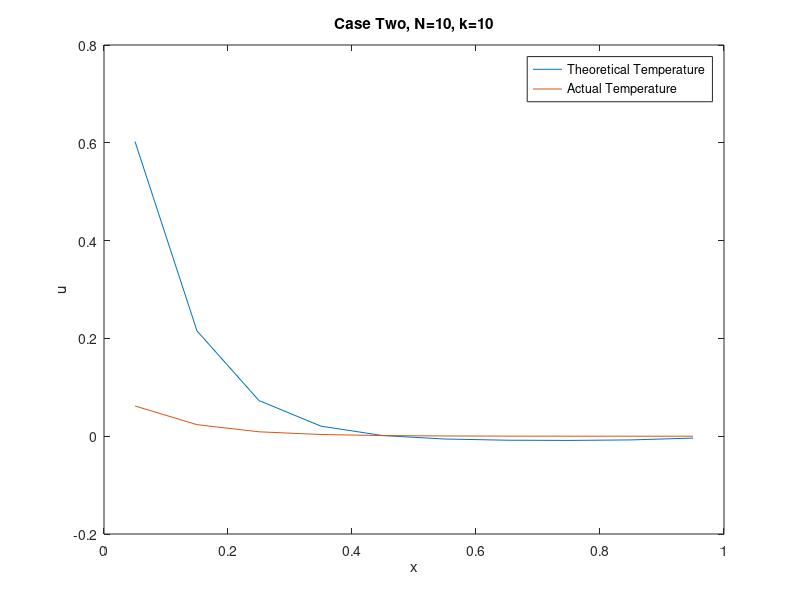

Reproduce this figure in MATLAB.
%%Boundary Conditions and givens
n=10; %increase for grid convergence
L=1;
k=10;
lambda=(k^2);
U0=1;
v=1;
h=L/n;
a=ones(n+2,1);                          %superdiagonal
b=-(2+lambda*(h^2))*ones(n+2,1);        %diagonal
c=ones(n+2,1);                          %subdiagonal
d=zeros(n+2,1);
b(1)=1;     
c(1)=1;     
a(n+2)=1;   
b(n+2)=1;
d(1)=2*U0;

c1=zeros(n+2,1);
d1=zeros(n+2,1);
d1(1)=d(1)/b(1);
c1(1)=c(1)/b(1);

for i=2:n+2
c1(i)=c(i)/(b(i)-a(i)*c1(i-1));
d1(i)=(d(i)-a(i)*d1(i-1))/(b(i)-a(i)*c1(i-1));
end
%back substitution
u=zeros(n+2,1);
u(n+2)=d1(n+2);
for i=n+1:-1:1
    u(i)=d1(i)-c1(i)*u(i+1);
end
%%Graphing
x=h/2:h:(L-h/2);
ut=(((sinh(k*(L-x))+sinh(k*x))/sinh(k*L))-1)*(1/(k^2))+U0*(sinh(k*(L-x))/sinh(k*L));
%%plot(x,ut,x,u(2:n+1))
%%title('Case One, N=20, k=100')
%%xlabel('x')
%%ylabel('u')
%%legend('Theoretical Temperature','Actual Temperature')

%%Part 2
h=L/n;
U0=1
a=ones(n+2,1);
b=-(2+lambda*(h^2))*ones(n+2,1);
c=ones(n+2,1);
d=zeros(n+2,1);
b(1)=1;
a(n+2)=1;
c(1)=-1
b(n+2)=1
d(1)=v*h;
%%Forward elimination
d1=zeros(n+2,1);
c1=zeros(n+2,1);
d1(1)=d(1)/b(1);
c1(1)=c(1)/b(1);
for i=2:n+2
    c1(i)=c(i)/(b(i)-a(i)*c1(i-1));
    d1(i)=(d(i)-a(i)*d1(i-1))/(b(i)-a(i)*c1(i-1));
end
%Back Substitiution
u=zeros(n+2,1);
u(n+2)=d1(n+2);
for i=n+1:-1:1
    u(i)=d1(i)-c1(i)*u(i+1);
end
ut2=((cosh(k*x)/cosh(k*L))-1)*(1/(k^2))-(v/k)*(sinh(k*(L-x))/cosh(k*L));
plot(x,ut2,x,u(2:n+1))
plot(x,ut,x,u(2:n+1))
title('Case Two, N=10, k=10')
xlabel('x')
ylabel('u')
legend('Theoretical Temperature','Actual Temperature')
